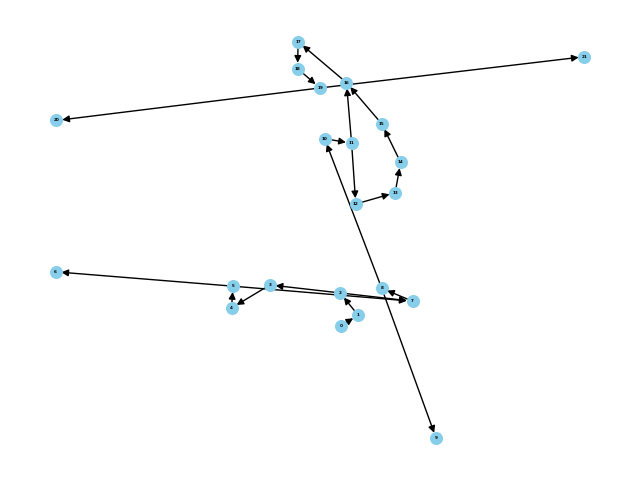

Here is the Python script that generated this plot:
import graph_tool as gt  # need to import before pytorch
import graph_tool.topology as top
import matplotlib.pyplot as plt
import networkx as nx
import torch


def get_rings(edge_index, max_k):
    if isinstance(edge_index, torch.Tensor):
        edge_index = edge_index.numpy()

    edge_list = edge_index.T
    graph_gt = gt.Graph(directed=False)
    graph_gt.add_edge_list(edge_list)
    gt.stats.remove_self_loops(graph_gt)
    gt.stats.remove_parallel_edges(graph_gt)
    # We represent rings with their original node ordering
    # so that we can easily read out the boundaries
    # The use of the `sorted_rings` set allows to discard
    # different isomorphisms which are however associated
    # to the same original ring – this happens due to the intrinsic
    # symmetries of cycles
    rings = set()
    sorted_rings = set()
    for k in range(3, max_k + 1):
        pattern = nx.cycle_graph(k)
        pattern_edge_list = list(pattern.edges)
        pattern_gt = gt.Graph(directed=False)
        pattern_gt.add_edge_list(pattern_edge_list)
        sub_isos = top.subgraph_isomorphism(
            pattern_gt, graph_gt, induced=True, subgraph=True, generator=False
        )
        print("k", k, "len(sub_isos)", len(sub_isos))
        # sub_iso_sets = map(lambda isomorphism: tuple(isomorphism.a), sub_isos)
        list_sub_iso_sets = [tuple(isomorphism.a) for isomorphism in sub_isos]

        for iso in list_sub_iso_sets:
            if tuple(sorted(iso)) not in sorted_rings:
                rings.add(iso)
                sorted_rings.add(tuple(sorted(iso)))
    rings = list(rings)
    return rings


# Your id_maps
id_maps = [
    {
        (0,): 0,
        (1,): 1,
        (2,): 2,
        (3,): 3,
        (4,): 4,
        (5,): 5,
        (6,): 6,
        (7,): 7,
        (8,): 8,
        (9,): 9,
        (10,): 10,
        (11,): 11,
        (12,): 12,
        (13,): 13,
        (14,): 14,
        (15,): 15,
        (16,): 16,
        (17,): 17,
        (18,): 18,
        (19,): 19,
        (20,): 20,
        (21,): 21,
    },
    {
        (0, 1): 0,
        (1, 2): 1,
        (2, 3): 2,
        (2, 7): 3,
        (3, 4): 4,
        (4, 5): 5,
        (5, 6): 6,
        (5, 7): 7,
        (7, 8): 8,
        (8, 9): 9,
        (8, 10): 10,
        (10, 11): 11,
        (11, 12): 12,
        (11, 16): 13,
        (12, 13): 14,
        (13, 14): 15,
        (14, 15): 16,
        (15, 16): 17,
        (16, 17): 18,
        (17, 18): 19,
        (18, 19): 20,
        (19, 20): 21,
        (19, 21): 22,
    },
]

edge_index = torch.tensor(
    [
        [
            0,
            1,
            1,
            2,
            2,
            2,
            3,
            3,
            4,
            4,
            5,
            5,
            5,
            6,
            7,
            7,
            7,
            8,
            8,
            8,
            9,
            10,
            10,
            11,
            11,
            11,
            12,
            12,
            13,
            13,
            14,
            14,
            15,
            15,
            16,
            16,
            16,
            17,
            17,
            18,
            18,
            19,
            19,
            19,
            20,
            21,
        ],
        [
            1,
            0,
            2,
            1,
            3,
            7,
            2,
            4,
            3,
            5,
            4,
            6,
            7,
            5,
            2,
            5,
            8,
            7,
            9,
            10,
            8,
            8,
            11,
            10,
            12,
            16,
            11,
            13,
            12,
            14,
            13,
            15,
            14,
            16,
            11,
            15,
            17,
            16,
            18,
            17,
            19,
            18,
            20,
            21,
            19,
            19,
        ],
    ]
)

makegraph = True

if makegraph:
    G = nx.DiGraph()

    # Add nodes
    for node_id, label in id_maps[0].items():
        G.add_node(label, label=str(node_id))

    # Add edges
    for edge_id, label in id_maps[1].items():
        print(edge_id)
        print(label)
        node1, node2 = edge_id
        print(node1)
        print(node2)
        print("we are adding edge between ", node1, " and ", node2)
        G.add_edge(node1, node2, label=str(label))

    # Plot the graph
    pos = nx.spring_layout(G)  # You can use other layout algorithms as well
    nx.draw(
        G,
        pos,
        with_labels=True,
        font_weight='bold',
        node_size=70,
        node_color='skyblue',
        font_size=10,
        alpha=0.5,
    )

    # # Add edge labels
    # edge_labels = {(id_maps[0][node1], id_maps[0][node2]): str(edge_id) for edge_id, (node1, node2) in id_maps[1].items()}
    # nx.draw_networkx_edge_labels(G, pos, edge_labels=edge_labels, font_color='red', font_size=6)

    # Save the plot
    plt.savefig('graph2.png')

# see if get_rings works
max_k = 18
rings = get_rings(edge_index, max_k)
print("rings", rings)
